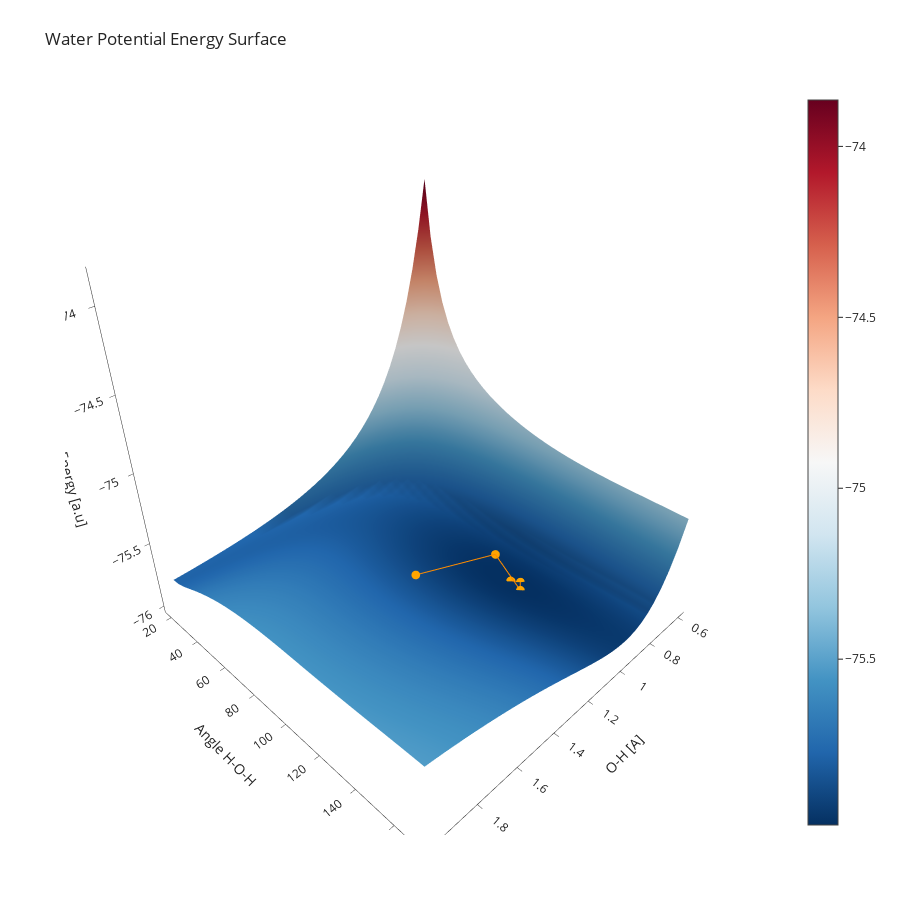

The notebook cell this image was saved under:
### Code cell
# this sets up the plotting widget
fig = go.Figure(data=[go.Surface(z=PES_water, 
                                 x=PES_r,
                                 y=PES_angle,
                                 colorscale='RdBu',
                                 reversescale=True,
                                 hoverinfo='none',
                                 name='Full PES',
                                 contours=go.surface.Contours(
                                    x=go.surface.contours.X(highlight=False),
                                    y=go.surface.contours.Y(highlight=False),
                                    z=go.surface.contours.Z(highlight=False),
                                )
                                )  
                     ])
# here we plot our geometry optimization results
# change the z, x, y options if you plot multiple lines, you can also change the colors
fig.add_scatter3d(z=geo_opt_energies, x=h2o_angles_dist[:,1], y=h2o_angles_dist[:,0],mode='markers+lines', marker=dict(size=3, color='orange', opacity=1),
                   line=dict(color='darkorange',width=2),
                   name="Geometry Optimization"
                 )

# this is comesmetics to add labeles etc.
fig.update_layout(title='Water Potential Energy Surface', autosize=False,
                  template='simple_white',
                  width=900, height=900,
                  scene = dict(
                      xaxis_title="O-H [A]",
                      yaxis_title="Angle H-O-H",
                      zaxis_title='Energy [a.u]',
                      xaxis_showspikes=False,
                      yaxis_showspikes=False),
                   margin=dict(l=65, r=50, b=65, t=90))
# to display the figure
fig.show()

### Figure 1 — Plotly figure (JSON) as saved in the notebook; plotly's stock layout.template omitted (floating-point values rounded to 4 significant figures; data arrays with more than 128 entries replaced by an {"elided": "..."} marker saying what was removed)
{"data": [{"colorscale": [[0, "rgb(103,0,31)"], [0.1, "rgb(178,24,43)"], [0.2, "rgb(214,96,77)"], [0.3, "rgb(244,165,130)"], [0.4, "rgb(253,219,199)"], [0.5, "rgb(247,247,247)"], [0.6, "rgb(209,229,240)"], [0.7, "rgb(146,197,222)"], [0.8, "rgb(67,147,195)"], [0.9, "rgb(33,102,172)"], [1, "rgb(5,48,97)"]], "contours": {"x": {"highlight": false}, "y": {"highlight": false}, "z": {"highlight": false}}, "hoverinfo": "none", "name": "Full PES", "reversescale": true, "type": "surface", "x": [0.6, 0.6359, 0.6718, 0.7077, 0.7436, 0.7795, 0.8154, 0.8513, 0.8872, 0.9231, 0.959, 0.9949, 1.031, 1.067, 1.103, 1.138, 1.174, 1.21, 1.246, 1.282, 1.318, 1.354, 1.39, 1.426, 1.462, 1.497, 1.533, 1.569, 1.605, 1.641, 1.677, 1.713, 1.749, 1.785, 1.821, 1.856, 1.892, 1.928, 1.964, 2.0], "y": [20.0, 23.85, 27.69, 31.54, 35.38, 39.23, 43.08, 46.92, 50.77, 54.62, 58.46, 62.31, 66.15, 70.0, 73.85, 77.69, 81.54, 85.38, 89.23, 93.08, 96.92, 100.8, 104.6, 108.5, 112.3, 116.2, 120.0, 123.8, 127.7, 131.5, 135.4, 139.2, 143.1, 146.9, 150.8, 154.6, 158.5, 162.3, 166.2, 170.0], "z": {"elided": "40x40 float values"}}, {"line": {"color": "darkorange", "width": 2}, "marker": {"color": "orange", "opacity": 1, "size": 3}, "mode": "markers+lines", "name": "Geometry Optimization", "type": "scatter3d", "x": [1.313, 0.9453, 0.9655, 0.9276, 0.9505, 0.9496], "y": [91.09, 101.6, 118.7, 115.3, 112.0, 111.6], "z": [-75.77, -75.86, -75.98, -75.98, -75.98, -75.99, -75.99]}], "layout": {"autosize": false, "height": 900, "margin": {"b": 65, "l": 65, "r": 50, "t": 90}, "scene": {"xaxis": {"showspikes": false, "title": {"text": "O-H [A]"}}, "yaxis": {"showspikes": false, "title": {"text": "Angle H-O-H"}}, "zaxis": {"title": {"text": "Energy [a.u]"}}}, "title": {"text": "Water Potential Energy Surface"}, "width": 900}}
